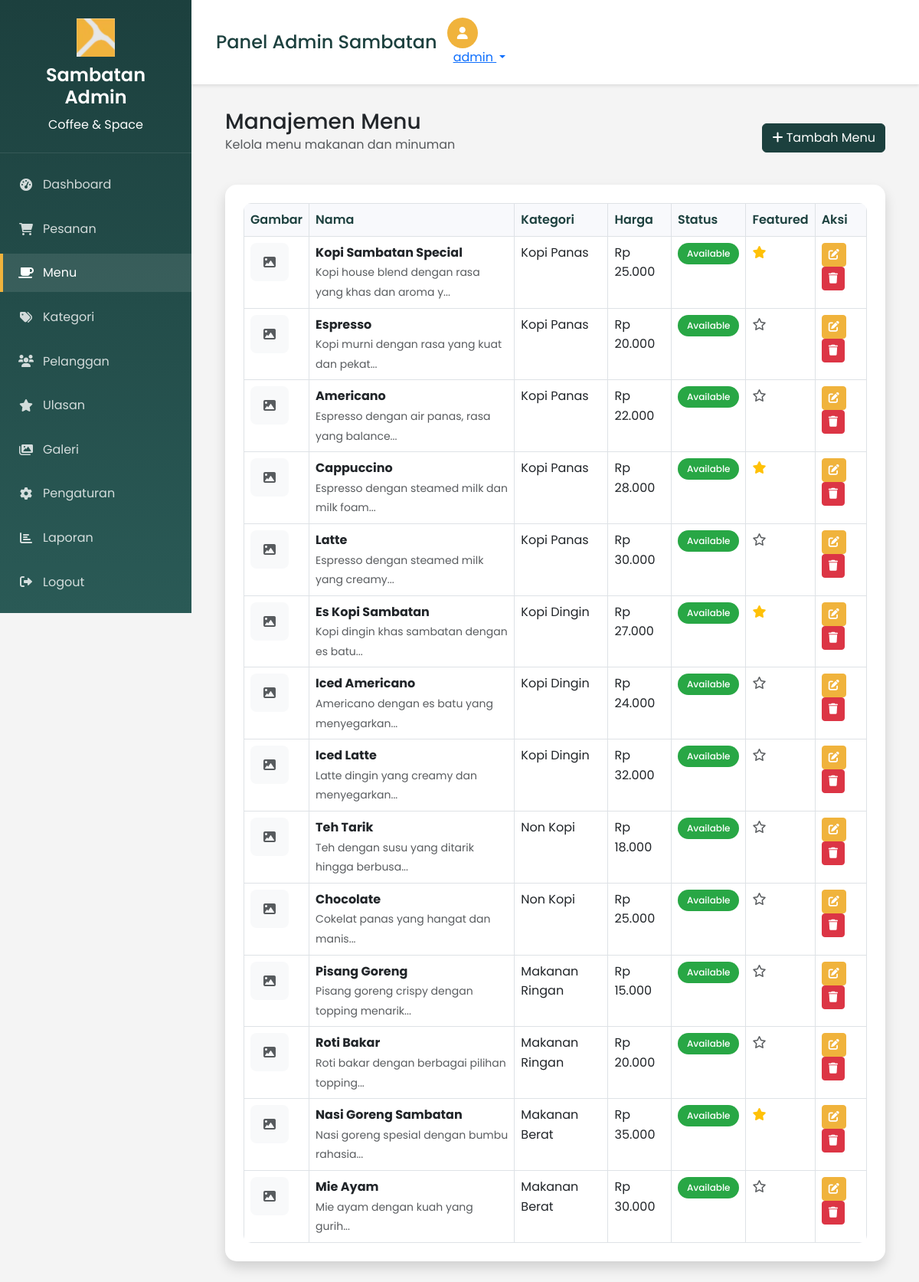
Page /admin/menu.php (signed in) on the committed database.
### tables this page shows
CREATE TABLE menu_items (
    id INT AUTO_INCREMENT PRIMARY KEY,
    category_id INT,
    name VARCHAR(100) NOT NULL,
    description TEXT,
    price DECIMAL(10,2) NOT NULL,
    image VARCHAR(255),
    status ENUM('available', 'unavailable') DEFAULT 'available',
    is_featured BOOLEAN DEFAULT FALSE,
    created_at TIMESTAMP DEFAULT CURRENT_TIMESTAMP,
    updated_at TIMESTAMP DEFAULT CURRENT_TIMESTAMP ON UPDATE CURRENT_TIMESTAMP,
    FOREIGN KEY (category_id) REFERENCES categories(id) ON DELETE SET NULL
);

CREATE TABLE categories (
    id INT AUTO_INCREMENT PRIMARY KEY,
    name VARCHAR(100) NOT NULL,
    description TEXT,
    image VARCHAR(255),
    status ENUM('active', 'inactive') DEFAULT 'active',
    created_at TIMESTAMP DEFAULT CURRENT_TIMESTAMP,
    updated_at TIMESTAMP DEFAULT CURRENT_TIMESTAMP ON UPDATE CURRENT_TIMESTAMP
);

### config/config.php (called while the page is built, shortened)
<?php
function formatPrice($price) {
    return 'Rp ' . number_format($price, 0, ',', '.');
}
?>

### admin/menu.php (the view, shortened to what this page needs)
<?php
require_once dirname(__DIR__) . '/config/config.php';
$stmt = $pdo->query("
    SELECT mi.*, c.name as category_name
    FROM menu_items mi
    LEFT JOIN categories c ON mi.category_id = c.id
    ORDER BY mi.created_at DESC
");
$menu_items = $stmt->fetchAll();
?>
<!DOCTYPE html>
<html lang="id">
<head>
    <link href="https://cdn.jsdelivr.net/npm/bootstrap@5.3.0/dist/css/bootstrap.min.css" rel="stylesheet">
    <link href="https://cdnjs.cloudflare.com/ajax/libs/font-awesome/6.0.0/css/all.min.css" rel="stylesheet">
    <link href="css/admin.css" rel="stylesheet">
</head>
<body>
    <?php include 'includes/sidebar.php'; ?>
    <div class="main-content">
        <?php include 'includes/header.php'; ?>
        <div class="content-wrapper">
            <div class="container-fluid">
                <div class="row mb-4">
                    <div class="col-12">
                        <div class="d-flex justify-content-between align-items-center">
                            <div>
                                <h1 class="h3 mb-0 text-gray-800">Manajemen Menu</h1>
                                <p class="text-muted">Kelola menu makanan dan minuman</p>
                            </div>
                            <button class="btn btn-primary" data-bs-toggle="modal" data-bs-target="#addModal">
                                <i class="fas fa-plus"></i> Tambah Menu
                            </button>
                        </div>
                    </div>
                </div>
                <div class="card shadow">
                    <div class="card-body">
                        <div class="table-responsive">
                            <table class="table table-bordered" id="menuTable">
                                <thead>
                                    <tr>
                                        <th>Gambar</th>
                                        <th>Nama</th>
                                        <th>Kategori</th>
                                        <th>Harga</th>
                                        <th>Status</th>
                                        <th>Featured</th>
                                        <th>Aksi</th>
                                    </tr>
                                </thead>
                                <tbody>
                                    <?php foreach ($menu_items as $item): ?>
                                    <tr>
                                        <td>
                                            <?php if ($item['image']): ?>
                                                <img src="../uploads/<?= $item['image'] ?>" alt="<?= $item['name'] ?>" style="width: 50px; height: 50px; object-fit: cover; border-radius: 8px;">
                                            <?php else: ?>
                                                <div style="width: 50px; height: 50px; background: #f8f9fa; border-radius: 8px; display: flex; align-items: center; justify-content: center;">
                                                    <i class="fas fa-image text-muted"></i>
                                                </div>
                                            <?php endif; ?>
                                        </td>
                                        <td>
                                            <strong><?= $item['name'] ?></strong>
                                            <br><small class="text-muted"><?= substr($item['description'], 0, 50) ?>...</small>
                                        </td>
                                        <td><?= $item['category_name'] ?? '-' ?></td>
                                        <td><?= formatPrice($item['price']) ?></td>
                                        <td>
                                            <span class="badge badge-<?= $item['status'] === 'available' ? 'success' : 'danger' ?>">
                                                <?= ucfirst($item['status']) ?>
                                            </span>
                                        </td>
                                        <td>
                                            <?php if ($item['is_featured']): ?>
                                                <i class="fas fa-star text-warning"></i>
                                            <?php else: ?>
                                                <i class="far fa-star text-muted"></i>
                                            <?php endif; ?>
                                        </td>
                                        <td>
                                            <button class="btn btn-sm btn-warning" onclick="editMenu(<?= htmlspecialchars(json_encode($item)) ?>)">
                                                <i class="fas fa-edit"></i>
                                            </button>
                                            <button class="btn btn-sm btn-danger" onclick="deleteMenu(<?= $item['id'] ?>, '<?= $item['name'] ?>')">
                                                <i class="fas fa-trash"></i>
                                            </button>
                                        </td>
                                    </tr>
                                    <?php endforeach; ?>
                                </tbody>
                            </table>
                        </div>
                    </div>
                </div>
            </div>
        </div>
    </div>
</body>
</html>

### admin/includes/sidebar.php
<div class="sidebar">
    <div class="sidebar-header">
        <img src="../assets/sambatanlogo.png" alt="Logo" style="width: 50px; height: 50px; margin-bottom: 10px;">
        <h3>Sambatan Admin</h3>
        <p class="mb-0">Coffee & Space</p>
    </div>
    <ul class="sidebar-menu">
        <li>
            <a href="dashboard.php" class="<?= basename($_SERVER['PHP_SELF']) == 'dashboard.php' ? 'active' : '' ?>">
                <i class="fas fa-tachometer-alt"></i>
                Dashboard
            </a>
        </li>
        <li>
            <a href="orders.php" class="<?= basename($_SERVER['PHP_SELF']) == 'orders.php' ? 'active' : '' ?>">
                <i class="fas fa-shopping-cart"></i>
                Pesanan
            </a>
        </li>
        <li>
            <a href="menu.php" class="<?= basename($_SERVER['PHP_SELF']) == 'menu.php' ? 'active' : '' ?>">
                <i class="fas fa-coffee"></i>
                Menu
            </a>
        </li>
        <li>
            <a href="categories.php" class="<?= basename($_SERVER['PHP_SELF']) == 'categories.php' ? 'active' : '' ?>">
                <i class="fas fa-tags"></i>
                Kategori
            </a>
        </li>
        <li>
            <a href="customers.php" class="<?= basename($_SERVER['PHP_SELF']) == 'customers.php' ? 'active' : '' ?>">
                <i class="fas fa-users"></i>
                Pelanggan
            </a>
        </li>
        <li>
            <a href="reviews.php" class="<?= basename($_SERVER['PHP_SELF']) == 'reviews.php' ? 'active' : '' ?>">
                <i class="fas fa-star"></i>
                Ulasan
            </a>
        </li>
        <li>
            <a href="gallery.php" class="<?= basename($_SERVER['PHP_SELF']) == 'gallery.php' ? 'active' : '' ?>">
                <i class="fas fa-images"></i>
                Galeri
            </a>
        </li>
        <li>
            <a href="settings.php" class="<?= basename($_SERVER['PHP_SELF']) == 'settings.php' ? 'active' : '' ?>">
                <i class="fas fa-cog"></i>
                Pengaturan
            </a>
        </li>
        <li>
            <a href="reports.php" class="<?= basename($_SERVER['PHP_SELF']) == 'reports.php' ? 'active' : '' ?>">
                <i class="fas fa-chart-bar"></i>
                Laporan
            </a>
        </li>
        <li>
            <a href="logout.php" onclick="return confirm('Yakin ingin logout?')">
                <i class="fas fa-sign-out-alt"></i>
                Logout
            </a>
        </li>
    </ul>
</div>

### admin/includes/header.php (shortened to what this page needs)
<div class="admin-header">
    <div class="header-left">
        <h4 class="ms-3 ms-lg-0">Panel Admin Sambatan</h4>
    </div>
    <div class="header-right">
        <div class="dropdown">
            <button class="btn btn-link dropdown-toggle" type="button" data-bs-toggle="dropdown">
                <div class="admin-avatar">
                    <i class="fas fa-user"></i>
                </div>
                <span class="ms-2"><?= $_SESSION['admin_username'] ?></span>
            </button>
        </div>
    </div>
</div>

### admin/css/admin.css (style rules this page uses)
:root { --primary-color: #1C403E; --secondary-color: #F0B33C; --success-color: #28a745; --danger-color: #dc3545; --warning-color: #ffc107; --info-color: #17a2b8; --light-color: #f8f9fa; --dark-color: #343a40; --sidebar-width: 250px; }
* { margin: 0; padding: 0; box-sizing: border-box; }
body { font-family: 'Poppins', sans-serif; background-color: #f4f4f4; line-height: 1.6; }
.sidebar { position: fixed; top: 0; left: 0; height: 100vh; width: var(--sidebar-width); background: linear-gradient(180deg, var(--primary-color) 0%, #2a5a56 100%); color: white; z-index: 1000; transition: all 0.3s ease; overflow-y: auto; }
.sidebar-header { padding: 1.5rem; text-align: center; border-bottom: 1px solid rgba(255, 255, 255, 0.1); }
.sidebar-header h3 { font-size: 1.5rem; font-weight: 600; margin-bottom: 0.5rem; }
.sidebar-menu { list-style: none; padding: 1rem 0; }
.sidebar-menu li { margin-bottom: 0.5rem; }
.sidebar-menu a { display: flex; align-items: center; padding: 0.75rem 1.5rem; color: rgba(255, 255, 255, 0.8); text-decoration: none; transition: all 0.3s ease; position: relative; }
.sidebar-menu a:hover, .sidebar-menu a.active { color: white; background-color: rgba(255, 255, 255, 0.1); }
.sidebar-menu a::before { content: ''; position: absolute; left: 0; top: 0; height: 100%; width: 4px; background-color: var(--secondary-color); transform: scaleY(0); transition: transform 0.3s ease; }
.sidebar-menu a:hover::before, .sidebar-menu a.active::before { transform: scaleY(1); }
.sidebar-menu i { width: 20px; margin-right: 0.75rem; text-align: center; }
.main-content { margin-left: var(--sidebar-width); min-height: 100vh; transition: margin-left 0.3s ease; }
.admin-header { background: white; padding: 1rem 2rem; box-shadow: 0 2px 4px rgba(0, 0, 0, 0.1); display: flex; justify-content: between; align-items: center; }
.header-left h4 { margin: 0; color: var(--primary-color); }
.header-right { display: flex; align-items: center; gap: 1rem; }
.admin-avatar { width: 40px; height: 40px; background: var(--secondary-color); border-radius: 50%; display: flex; align-items: center; justify-content: center; color: white; font-weight: 600; }
.content-wrapper { padding: 2rem; }
.card { border: none; border-radius: 15px; box-shadow: 0 4px 6px rgba(0, 0, 0, 0.07); transition: transform 0.2s ease, box-shadow 0.2s ease; }
.card-body { padding: 1.5rem; }
.text-warning { color: var(--warning-color) !important; }
.btn-primary { background-color: var(--primary-color); border-color: var(--primary-color); }
.btn-warning { background-color: var(--secondary-color); border-color: var(--secondary-color); color: white; }
.table { margin-bottom: 0; }
.table th { border-top: none; font-weight: 600; color: var(--primary-color); background-color: #f8f9fc; }
.table-responsive { border-radius: 10px; }
.badge { padding: 0.5rem 0.75rem; border-radius: 50px; font-weight: 500; }
.badge-success { background-color: var(--success-color); }

### rows in the picture
menu_items: name "Kopi Sambatan Special", description "Kopi house blend dengan rasa yang khas dan aroma y", category.name "Kopi Panas", price "Rp 25.000", status "Available", is_featured 1 (drawn)
menu_items: name "Espresso", description "Kopi murni dengan rasa yang kuat dan pekat", category.name "Kopi Panas", price "Rp 20.000", status "Available", is_featured 0 (drawn)
menu_items: name "Americano", description "Espresso dengan air panas, rasa yang balance", category.name "Kopi Panas", price "Rp 22.000", status "Available", is_featured 0 (drawn)
menu_items: name "Cappuccino", description "Espresso dengan steamed milk dan milk foam", category.name "Kopi Panas", price "Rp 28.000", status "Available", is_featured 1 (drawn)
menu_items: name "Latte", description "Espresso dengan steamed milk yang creamy", category.name "Kopi Panas", price "Rp 30.000", status "Available", is_featured 0 (drawn)
menu_items: name "Es Kopi Sambatan", description "Kopi dingin khas sambatan dengan es batu", category.name "Kopi Dingin", price "Rp 27.000", status "Available", is_featured 1 (drawn)
menu_items: name "Iced Americano", description "Americano dengan es batu yang menyegarkan", category.name "Kopi Dingin", price "Rp 24.000", status "Available", is_featured 0 (drawn)
menu_items: name "Iced Latte", description "Latte dingin yang creamy dan menyegarkan", category.name "Kopi Dingin", price "Rp 32.000", status "Available", is_featured 0 (drawn)
menu_items: name "Teh Tarik", description "Teh dengan susu yang ditarik hingga berbusa", category.name "Non Kopi", price "Rp 18.000", status "Available", is_featured 0 (drawn)
menu_items: name "Chocolate", description "Cokelat panas yang hangat dan manis", category.name "Non Kopi", price "Rp 25.000", status "Available", is_featured 0 (drawn)
menu_items: name "Pisang Goreng", description "Pisang goreng crispy dengan topping menarik", category.name "Makanan Ringan", price "Rp 15.000", status "Available", is_featured 0 (drawn)
menu_items: name "Roti Bakar", description "Roti bakar dengan berbagai pilihan topping", category.name "Makanan Ringan", price "Rp 20.000", status "Available", is_featured 0 (drawn)
menu_items: name "Nasi Goreng Sambatan", description "Nasi goreng spesial dengan bumbu rahasia", category.name "Makanan Berat", price "Rp 35.000", status "Available", is_featured 1 (drawn)
menu_items: name "Mie Ayam", description "Mie ayam dengan kuah yang gurih", category.name "Makanan Berat", price "Rp 30.000", status "Available", is_featured 0 (drawn)

### other values in the picture
$_SESSION['admin_username'] "admin"
